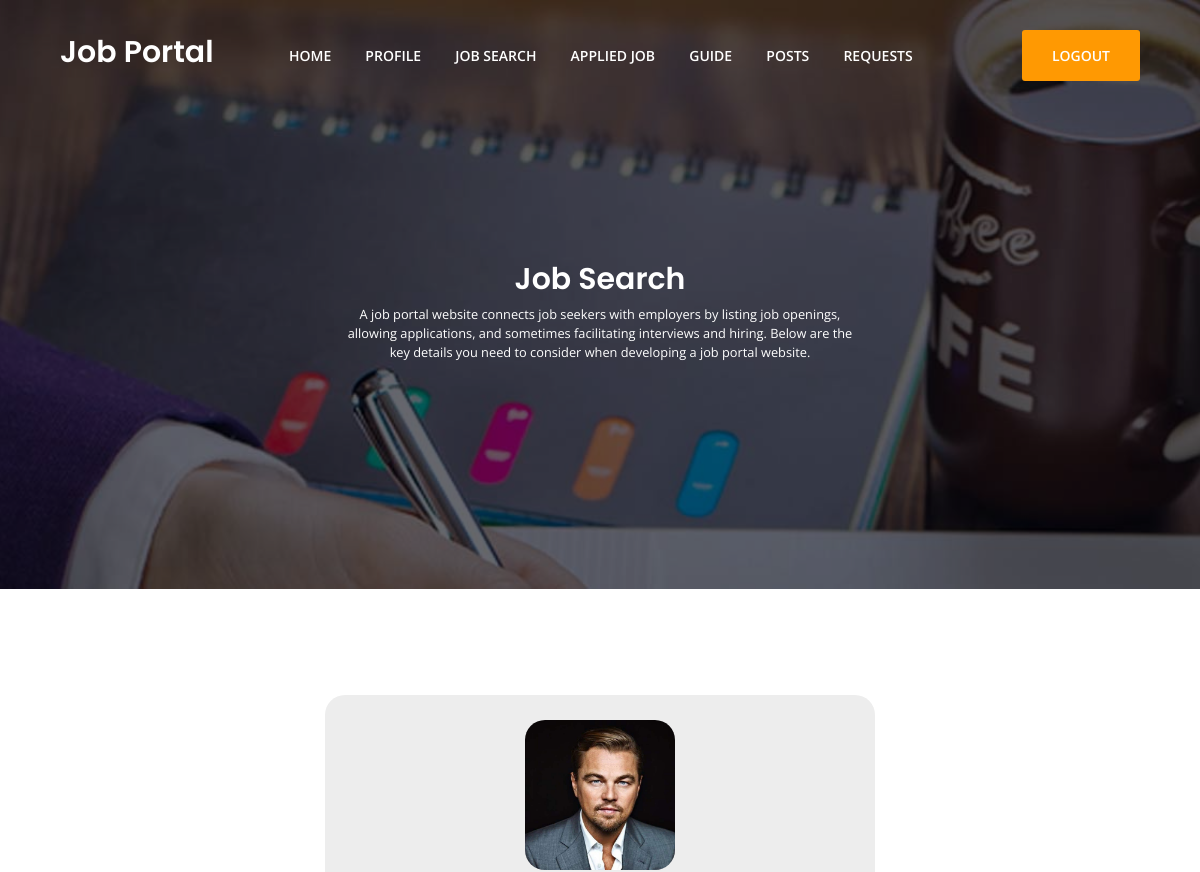
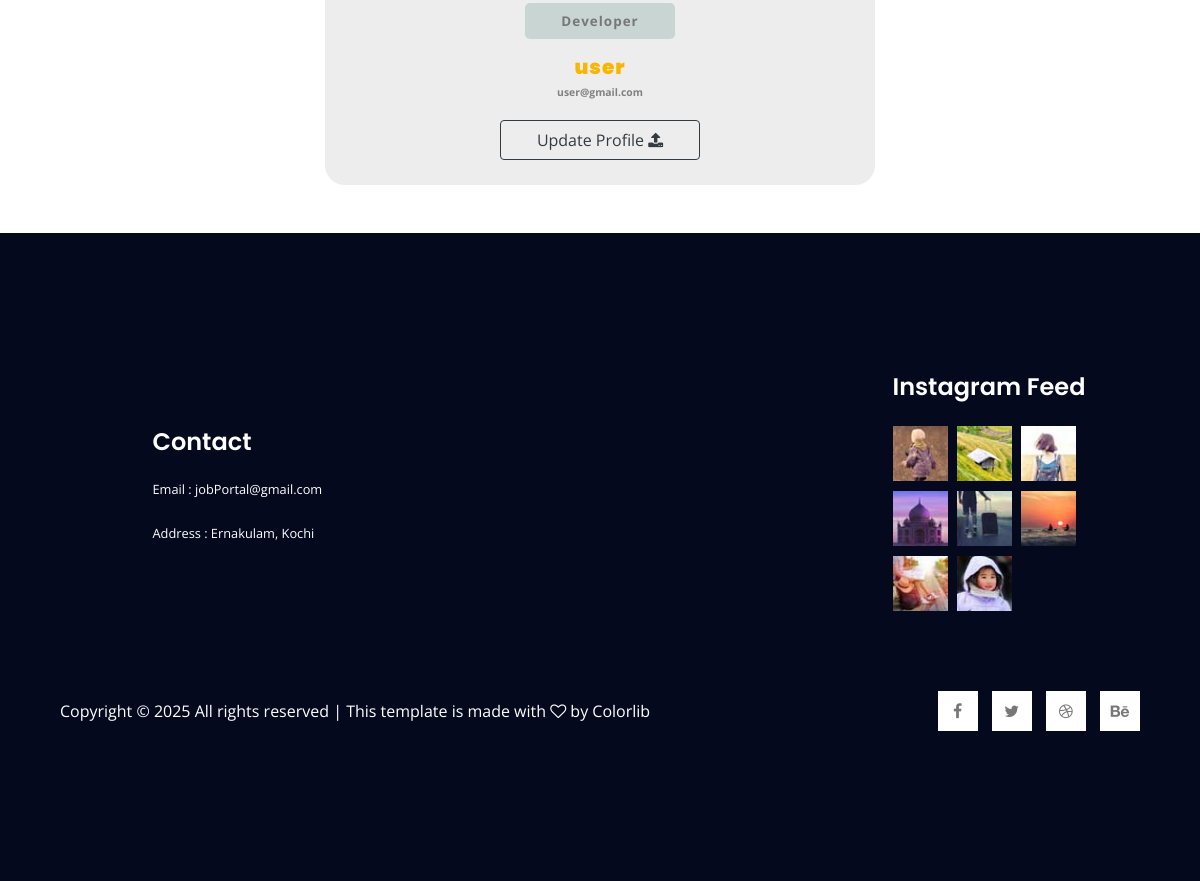
Screenshot of /user_profile/ (signed in) with the database file from the repository (2 pictures, top to bottom).
### myapp/models.py (models this page shows)
class UserRegistration(models.Model):
    name = models.CharField(max_length=100, null=True)
    email = models.EmailField(max_length=100, null=True)
    phone = models.IntegerField(null=True, blank=True)
    address = models.CharField(max_length=300, null=True)
    title = models.CharField(max_length=100)
    image = models.ImageField(null=True, upload_to="profile")
    resume = models.FileField(null=True, upload_to="resume")
    loginid = models.ForeignKey(Login, on_delete=models.CASCADE, null=True)
    Rating=models.CharField(max_length=100, null=True)

### myapp/views.py (the view)
# urls.py: path('user_profile/',views.user_profile),
def user_profile(request):
    uid = request.session["uid"]
    view = UserRegistration.objects.filter(loginid__id=uid)
    return render(request, "User/profile.html", {"view": view})

### templates/User/profile.html (shortened to what this page needs)
{% extends 'User/common.html' %}
{% load static %}
{% block header %}
<center>
    <br><br>
    <br><br>
</center>
<center>
    <section>
        <div class="container">
            <div class="text-animation">
                <div class="text-wrapper">
                    <section>
                        {% for i in view %}
                        <div class="box1 box">
                            <div class="content">
                                <div class="image">
                                    <img src="/static/media/{{i.image}}" alt="Profile Image" \>
                                </div>
                                <div class="level">
                                    <p style="padding: 8px;font-weight: 700; font-size: larger;">{{i.title}}</p>
                                </div>
                                <div class="text">
                                    <h2 class="name"><b>{{i.name}}</b></h2>
                                    <p class="job_title">{{i.email}}</p>
                                </div>
                                <div class="button">
                                    <div>
                                        <a href="/update_profile?id={{i.id}}&email={{i.email}}"><button
                                                class="btn btn-outline-dark" style="width: 200px;" type="button">Update
                                                Profile <i class="fa fa-upload" aria-hidden="true"></i></button></a>
                                    </div>
                                </div>
                            </div>
                        </div>
                        {% endfor %}
                    </section>
                </div>
            </div>
        </div>
    </section>
</center>
<br><br>
{% endblock %}

### static/assets/css/style.css (style rules this page uses)
body { color:#777;font-family:"Open Sans",sans-serif;font-weight:400 }
h2 { color:#222;font-family:"Poppins",sans-serif;font-size:36px;font-weight:600 }
b,sup,sub,u,del { color:#f8b600 }
h2 { font-size:30px }

### templates/User/profile.html (style rules this page uses)
:root { --green: #58a497; --yellow: #e09449; --lightgreen1: #a4bdb7; --brown: #8b4448; --gray: gray; --lightgreen2: rgb(164, 189, 183, 0.5); --box: #ededed; }
.box { width: 550px; height: fit-content; border-radius: 20px; padding: 10px; text-align: center; background: #ededed; }
.box1 { margin-top: 10px; }
.content { margin: 15px 2px; }
.image img { height: auto; width: 150px; border-radius: 20px; display: block; margin-left: auto; margin-right: auto; margin-bottom: 5px; }
.level { font-size: 0.7em; background-color: rgb(164, 189, 183, 0.5); width: 150px; border-radius: 5px; font-weight: bolder; letter-spacing: 1px; display: block; margin: 0px auto 10px; }
.name { font-size: 1.25em; font-weight: bolder; letter-spacing: 1px; }
.job_title { font-size: 0.65em; font-weight: bolder; color: gray; margin-top: -2px; }
button { width: 130px; height: 40px; border-radius: 10px; font-weight: bolder; }
.button { display: flex; justify-content: space-around; flex-direction: row; margin: 20px 30px 0px; }

### rows the page displays
UserRegistration: image (picture), title "Developer", name "user", email "user@gmail.com"
